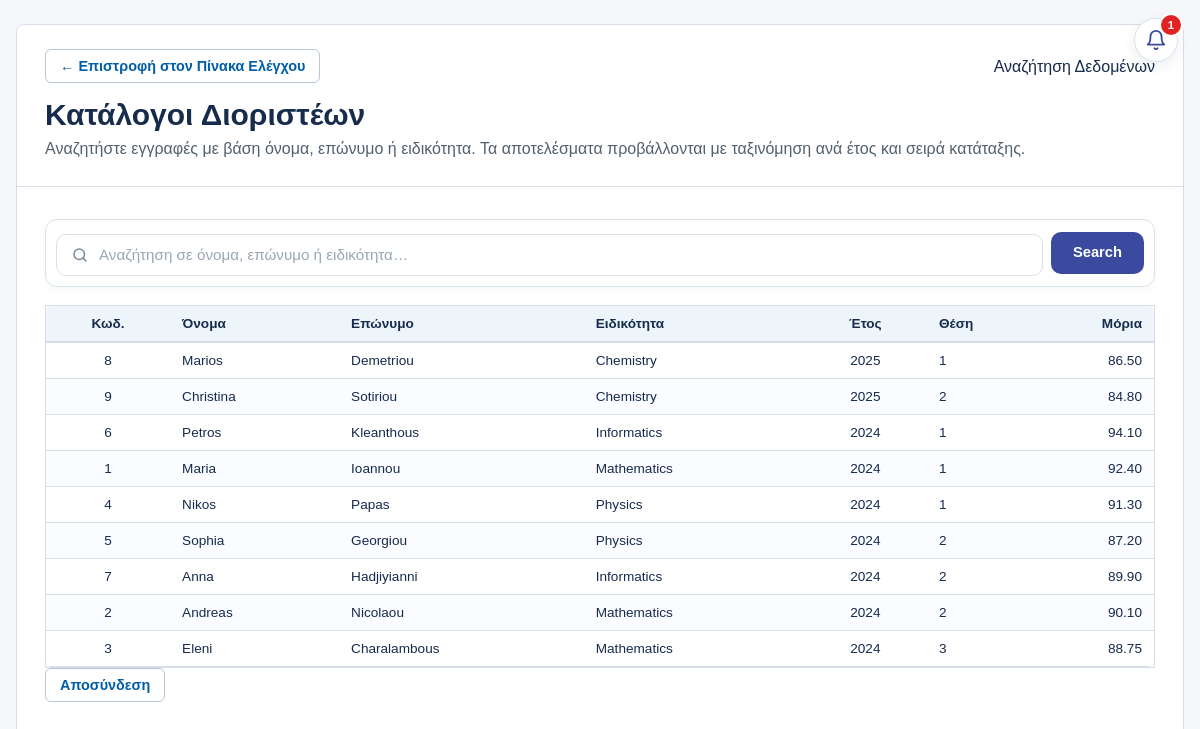
Page /modules/list.php (signed in) on the committed database.
### tables this page shows
CREATE TABLE candidates (
  id INT AUTO_INCREMENT PRIMARY KEY,
  name VARCHAR(100) NOT NULL,
  surname VARCHAR(100) NOT NULL,
  birth_year INT DEFAULT NULL,
  specialty_id INT NOT NULL,
  list_id INT NOT NULL,
  position INT NOT NULL,
  points DECIMAL(5, 2) DEFAULT NULL,
  created_at TIMESTAMP DEFAULT CURRENT_TIMESTAMP,
  CONSTRAINT fk_candidates_specialty
    FOREIGN KEY (specialty_id) REFERENCES specialties(id)
    ON DELETE RESTRICT ON UPDATE CASCADE,
  CONSTRAINT fk_candidates_list
    FOREIGN KEY (list_id) REFERENCES lists(id)
    ON DELETE CASCADE ON UPDATE CASCADE,
  UNIQUE KEY uq_candidates_list_position (list_id, position),
  INDEX idx_candidates_specialty (specialty_id),
  INDEX idx_candidates_points (points)
);

CREATE TABLE specialties (
  id INT AUTO_INCREMENT PRIMARY KEY,
  name VARCHAR(150) NOT NULL,
  description TEXT,
  is_active TINYINT(1) NOT NULL DEFAULT 1
);

CREATE TABLE lists (
  id INT AUTO_INCREMENT PRIMARY KEY,
  specialty_id INT NOT NULL,
  year INT NOT NULL,
  status ENUM('draft', 'published') NOT NULL DEFAULT 'published',
  created_at TIMESTAMP DEFAULT CURRENT_TIMESTAMP,
  CONSTRAINT fk_lists_specialty
    FOREIGN KEY (specialty_id) REFERENCES specialties(id)
    ON DELETE RESTRICT ON UPDATE CASCADE,
  UNIQUE KEY uq_lists_specialty_year (specialty_id, year),
  INDEX idx_lists_year (year)
);

### includes/functions.php (called while the page is built, shortened)
<?php
function h($value) {
    return htmlspecialchars((string) $value, ENT_QUOTES, 'UTF-8');
}

### modules/list.php (the view, shortened to what this page needs)
<?php
require_once __DIR__ . '/../includes/functions.php';
$pdo = require __DIR__ . '/../includes/db.php';
$currentRole = $_SESSION['role'] ?? 'candidate';
$dashboardHref = $currentRole === 'admin' ? 'admin/dashboard.php' : 'candidate/dashboard.php';
$keyword = trim($_GET['keyword'] ?? '');
$params = [];
$sql = "SELECT c.id, c.name, c.surname, c.birth_year, c.position, c.points, l.year, s.name AS specialty
        FROM candidates c
        JOIN lists l ON c.list_id = l.id
        JOIN specialties s ON c.specialty_id = s.id
        WHERE COALESCE(s.is_active, 1) = 1";
$sql .= " ORDER BY l.year DESC, c.position ASC";
$stmt = $pdo->prepare($sql);
$stmt->execute($params);
$rows = $stmt->fetchAll();
?>
<!DOCTYPE html>
<html lang="el">
<head>
    <link rel="stylesheet" href="../assets/css/style.css?v=<?php echo @filemtime(__DIR__ . '/../assets/css/style.css') ?: time(); ?>">
</head>
<body>
    <?php require __DIR__ . '/../includes/notifications_bell.php'; ?>
    <div class="auth-container">
        <div class="auth-card">
            <div class="page-banner">
                <div class="banner-row-flex">
                    <p class="eyebrow">Αναζήτηση Δεδομένων</p>
                    <a class="button-link secondary header-back-link" href="<?php echo h($dashboardHref); ?>">
                        ← Επιστροφή στον Πίνακα Ελέγχου
                    </a>
                </div>
                <h1 class="auth-title">Κατάλογοι Διοριστέων</h1>
                <p class="auth-subtitle">Αναζητήστε εγγραφές με βάση όνομα, επώνυμο ή ειδικότητα. Τα αποτελέσματα προβάλλονται με ταξινόμηση ανά έτος και σειρά κατάταξης.</p>
            </div>
            <div class="page-body">
                <div class="search-panel">
                    <form method="get" action="" class="search-bar" role="search" aria-label="Αναζήτηση στους καταλόγους">
                        <label class="search-bar__field">
                            <svg class="search-bar__field-icon" width="18" height="18" viewBox="0 0 24 24" fill="none" stroke="currentColor" stroke-width="2" stroke-linecap="round" stroke-linejoin="round" aria-hidden="true">
                                <circle cx="11" cy="11" r="7"></circle>
                                <path d="m20 20-3.5-3.5"></path>
                            </svg>
                            <input class="search-bar__field-input" type="search" name="keyword" value="<?php echo h($keyword); ?>" placeholder="Αναζήτηση σε όνομα, επώνυμο ή ειδικότητα…" autocomplete="off">
                        </label>
                        <button type="submit" class="search-bar__btn search-bar__btn--primary">Search</button>
                    </form>
                </div>
                <?php if (!$rows): ?>
                    <p class="empty-state">Δεν βρέθηκαν αποτελέσματα για τα κριτήρια που δώσατε.</p>
                <?php else: ?>
                    <div class="table-wrap">
                        <table>
                            <thead>
                                <tr>
                                    <th>Κωδ.</th>
                                    <th>Όνομα</th>
                                    <th>Επώνυμο</th>
                                    <th>Ειδικότητα</th>
                                    <th>Έτος</th>
                                    <th>Θέση</th>
                                    <th>Μόρια</th>
                                </tr>
                            </thead>
                            <tbody>
                                <?php foreach ($rows as $row): ?>
                                    <tr>
                                        <td><?php echo h($row['id']); ?></td>
                                        <td><?php echo h($row['name']); ?></td>
                                        <td><?php echo h($row['surname']); ?></td>
                                        <td><?php echo h($row['specialty']); ?></td>
                                        <td><?php echo h($row['year']); ?></td>
                                        <td><?php echo h($row['position']); ?></td>
                                        <td><?php echo h($row['points']); ?></td>
                                    </tr>
                                <?php endforeach; ?>
                            </tbody>
                        </table>
                    </div>
                <?php endif; ?>
                <div class="page-actions">
                    <a class="button-link secondary" href="../auth/logout.php">Αποσύνδεση</a>
                </div>
            </div>
        </div>
    </div>
</body>
</html>

### rows in the picture
candidates: id "8", name "Marios", surname "Demetriou", specialty.name "Chemistry", list.year "2025", position "1", points "86.50"
candidates: id "9", name "Christina", surname "Sotiriou", specialty.name "Chemistry", list.year "2025", position "2", points "84.80"
candidates: id "6", name "Petros", surname "Kleanthous", specialty.name "Informatics", list.year "2024", position "1", points "94.10"
candidates: id "1", name "Maria", surname "Ioannou", specialty.name "Mathematics", list.year "2024", position "1", points "92.40"
candidates: id "4", name "Nikos", surname "Papas", specialty.name "Physics", list.year "2024", position "1", points "91.30"
candidates: id "5", name "Sophia", surname "Georgiou", specialty.name "Physics", list.year "2024", position "2", points "87.20"
candidates: id "7", name "Anna", surname "Hadjiyianni", specialty.name "Informatics", list.year "2024", position "2", points "89.90"
candidates: id "2", name "Andreas", surname "Nicolaou", specialty.name "Mathematics", list.year "2024", position "2", points "90.10"
candidates: id "3", name "Eleni", surname "Charalambous", specialty.name "Mathematics", list.year "2024", position "3", points "88.75"

### other values in the picture
$bellUnreadCount "1"
